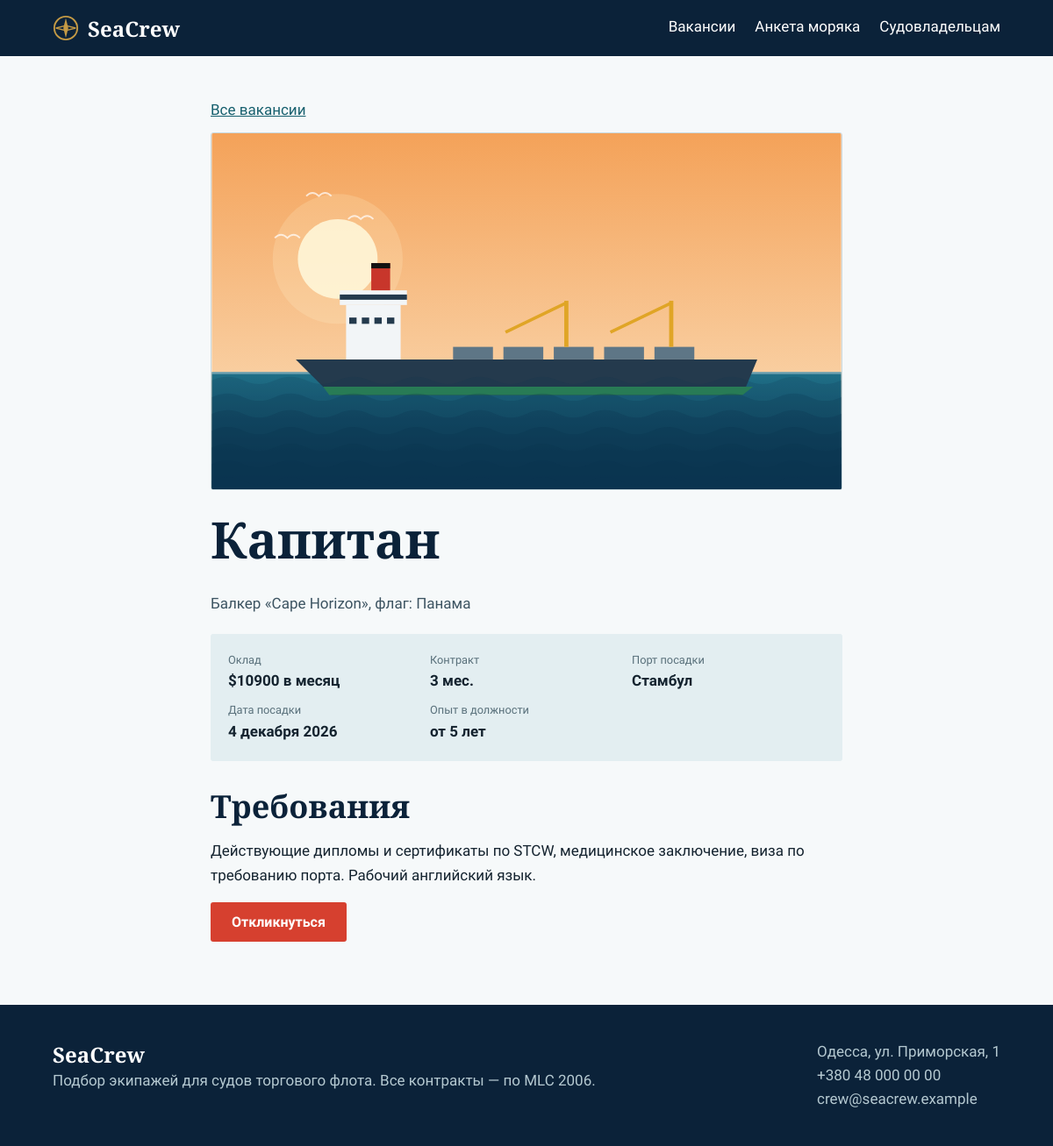
The app's page /vacancies/10/ with its own data.
### crew/models.py (models this page shows, shortened)
class Vacancy(models.Model):
    rank = models.ForeignKey(Rank, on_delete=models.PROTECT, verbose_name="Должность", related_name="vacancies")
    vessel_type = models.ForeignKey(VesselType, on_delete=models.PROTECT, verbose_name="Тип судна", related_name="vacancies")
    vessel_name = models.CharField("Название судна", max_length=100, blank=True)
    flag = models.CharField("Флаг", max_length=60, blank=True)
    salary_usd = models.PositiveIntegerField("Оклад, USD / мес.")
    contract_months = models.PositiveSmallIntegerField("Контракт, мес.", default=6)
    joining_port = models.CharField("Порт посадки", max_length=100)
    joining_date = models.DateField("Дата посадки")
    min_experience = models.PositiveSmallIntegerField("Мин. опыт в должности, лет", default=0)
    requirements = models.TextField("Требования", blank=True)
    photo = models.ImageField("Своё фото судна", upload_to="vessels/", blank=True,
                              help_text="Необязательно. Если не загружено — берётся иллюстрация по типу судна")
    is_active = models.BooleanField("Открыта", default=True)
    created_at = models.DateTimeField(auto_now_add=True)
    class Meta:
        verbose_name = "вакансия"
        verbose_name_plural = "вакансии"
        ordering = ["joining_date"]
    @property
    def image_url(self):
        if self.photo:
            return self.photo.url
        return static(f"img/{self.vessel_type.kind}.svg")

class VesselType(models.Model):
    name = models.CharField("Тип судна", max_length=80, unique=True)
    kind = models.CharField("Иллюстрация", max_length=12, choices=VesselKind.choices,
                            default=VesselKind.GENERAL, help_text="Какая картинка показывается у вакансий этого типа")
    class Meta:
        verbose_name = "тип судна"
        verbose_name_plural = "типы судов"
        ordering = ["name"]
    def __str__(self):
        return self.name

class Rank(models.Model):
    name = models.CharField("Должность", max_length=80, unique=True)
    department = models.CharField("Служба", max_length=10, choices=Department.choices)
    class Meta:
        verbose_name = "должность"
        verbose_name_plural = "должности"
        ordering = ["department", "name"]
    def __str__(self):
        return self.name

### crew/views.py (the view)
# urls.py: path("vacancies/<int:pk>/", views.vacancy_detail, name="vacancy_detail"),
def vacancy_detail(request, pk):
    vacancy = get_object_or_404(Vacancy.objects.select_related("rank", "vessel_type"), pk=pk, is_active=True)
    return render(request, "crew/vacancy_detail.html", {"vacancy": vacancy})

### crew/templates/crew/vacancy_detail.html (shortened to what this page needs)
{% extends "crew/base.html" %}
{% block content %}
<section class="page wrap page--narrow">
  <p class="back"><a href="{% url 'vacancy_list' %}">Все вакансии</a></p>
  <img class="detail-img" src="{{ vacancy.image_url }}" alt="{{ vacancy.vessel_type }}{% if vacancy.vessel_name %} «{{ vacancy.vessel_name }}»{% endif %}">
  <h1>{{ vacancy.rank }}</h1>
  <p class="vcard__vessel">{{ vacancy.vessel_type }}{% if vacancy.vessel_name %} «{{ vacancy.vessel_name }}»{% endif %}{% if vacancy.flag %}, флаг: {{ vacancy.flag }}{% endif %}</p>
  <dl class="facts">
    <div><dt>Оклад</dt><dd>${{ vacancy.salary_usd }} в месяц</dd></div>
    <div><dt>Контракт</dt><dd>{{ vacancy.contract_months }} мес.</dd></div>
    <div><dt>Порт посадки</dt><dd>{{ vacancy.joining_port }}</dd></div>
    <div><dt>Дата посадки</dt><dd>{{ vacancy.joining_date|date:"j E Y" }}</dd></div>
    <div><dt>Опыт в должности</dt><dd>{% if vacancy.min_experience %}от {{ vacancy.min_experience }} лет{% else %}не требуется{% endif %}</dd></div>
  </dl>
  {% if vacancy.requirements %}
  <h2>Требования</h2>
  <p>{{ vacancy.requirements|linebreaksbr }}</p>
  {% endif %}
  <a class="btn btn--red" href="{% url 'apply' %}?vacancy={{ vacancy.pk }}">Откликнуться</a>
</section>
{% endblock %}

### static/css/site.css (style rules this page uses)
:root { --abyss:#0B2239; --tide:#17606E; --foam:#E3EEF1; --sail:#F6F9FA; --brass:#C49A45; --signal:#D6402F; --ink:#14232F; --line:#C9D8DD; --serif:"Alegreya",Georgia,serif; --sans:"Onest",system-ui,sans-serif; }
* { box-sizing:border-box }
html { scroll-behavior:smooth }
body { margin:0;font:400 17px/1.6 var(--sans);color:var(--ink);background:var(--sail) }
h1,h2,h3 { font-family:var(--serif);line-height:1.1;margin:0 0 .5em;color:var(--abyss) }
h1 { font-size:clamp(2.2rem,5vw,3.6rem);font-weight:800 }
h2 { font-size:clamp(1.7rem,3vw,2.3rem);font-weight:700 }
a { color:var(--tide) }
.wrap { max-width:1120px;margin:0 auto;padding:0 20px }
.btn { display:inline-block;border:0;border-radius:3px;padding:13px 24px;font:600 1rem var(--sans);text-decoration:none;cursor:pointer;color:#fff }
.btn--red { background:var(--signal) }
.vcard__vessel { margin:.2em 0 1em;color:#3C5361 }
.vcard__meta,.facts { display:grid;gap:10px;margin:0 }
dt { font-size:.8rem;color:#59707B }
dd { margin:0;font-weight:600 }
.page { padding:48px 20px 72px }
.page--narrow { max-width:760px }
.back { margin:0 0 12px }
.facts { grid-template-columns:repeat(auto-fit,minmax(170px,1fr));background:var(--foam);padding:20px;border-radius:3px;margin:20px 0 32px }
.detail-img { display:block;width:100%;height:auto;aspect-ratio:600/340;object-fit:cover;border-radius:3px;margin:0 0 24px;border:1px solid var(--line) }

### records on screen
Vacancy: image_url (picture), rank "Капитан", vessel_type "Балкер", vessel_name "Cape Horizon", flag "Панама", salary_usd "10900", contract_months "3", joining_port "Стамбул", joining_date "4 декабря 2026", min_experience "5", requirements "Действующие дипломы и сертификаты по STCW, медицинское заключение, виза по требованию порта. Рабочий английский язык."
